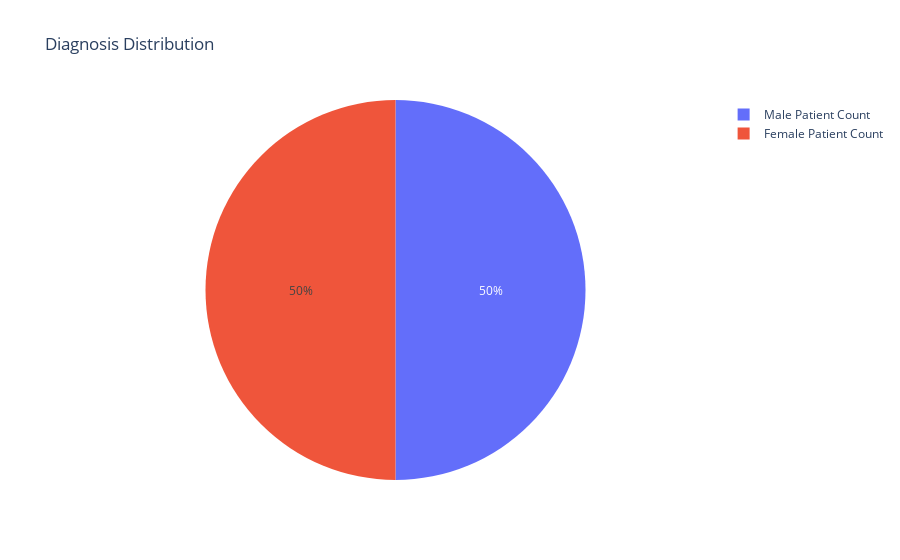

Notebook code for this chart:
### Code cell
map5 = map5[['Male Patient Count', 'Female Patient Count']]

fig = px.pie(pd.DataFrame({
    'Patient Type': ['Male Patient Count', 'Female Patient Count'],
    'count': [map5['Male Patient Count'].iloc[0], map5['Female Patient Count'].iloc[0]]
}), names='Patient Type', values='count', title='Diagnosis Distribution')
x
fig.show()

### Figure 1 — Plotly figure (JSON) as saved in the notebook; plotly's stock layout.template omitted (floating-point values rounded to 4 significant figures)
{"data": [{"domain": {"x": [0, 1], "y": [0, 1]}, "hovertemplate": "Patient Type=%{label}<br>count=%{value}<extra></extra>", "labels": ["Male Patient Count", "Female Patient Count"], "legendgroup": "", "name": "", "showlegend": true, "type": "pie", "values": [3, 3]}], "layout": {"legend": {"tracegroupgap": 0}, "title": {"text": "Diagnosis Distribution"}}}
